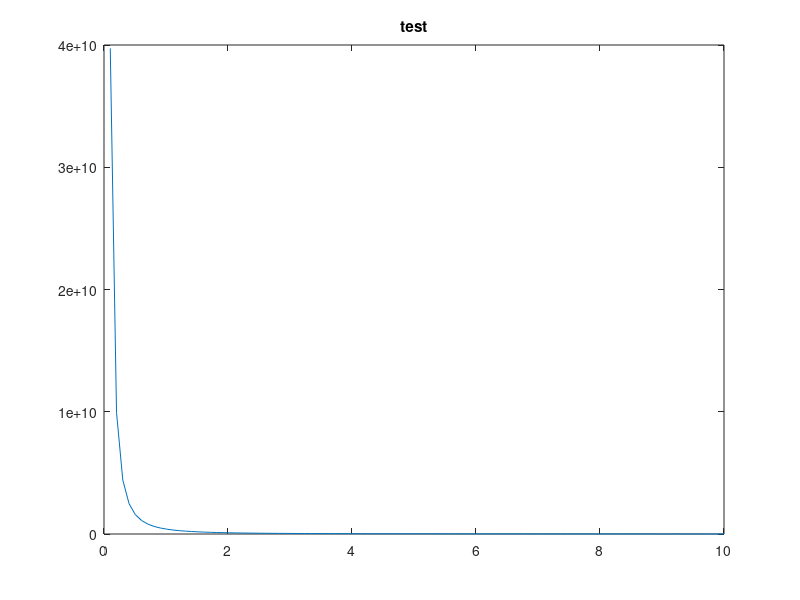

MATLAB code for this plot:
D = @(sig, W, V) 0.01*sig.*V.^2 + 0.95./sig.*(W./V).^2;

%a) 
Dnew = @(V) D(0.6, 16000, V);
t = linspace(0, 10);
plot(t, Dnew(t))
title('test')
pause
